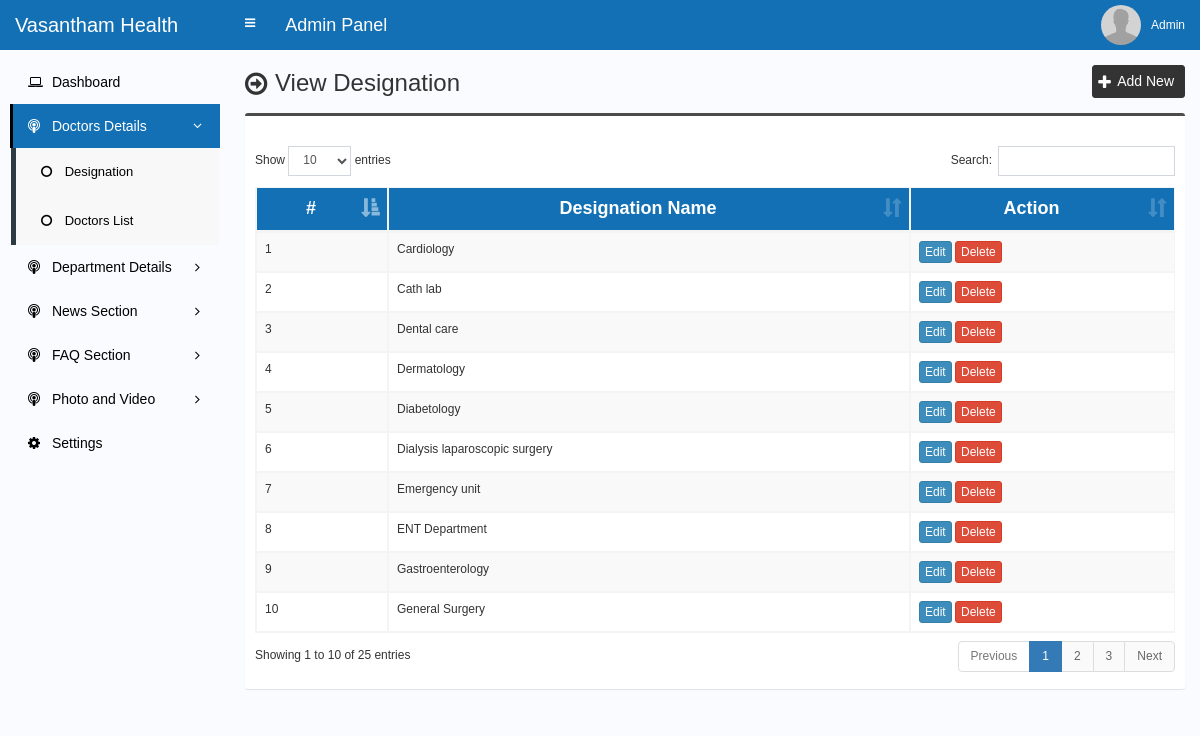
Page /admin/designation.php (signed in) on the committed database.
### tables this page shows
CREATE TABLE `designation` (
  `designation_id` int(11) NOT NULL,
  `designation_name` varchar(100) NOT NULL,
  `department_tamil` text DEFAULT NULL,
  `designation_detail` varchar(250) DEFAULT NULL
);

### admin/designation.php (the view, shortened to what this page needs)
<?php require_once('header.php'); ?>
<section class="content-header">
	<div class="content-header-left">
		<h1>View Designation</h1>
	</div>
	<div class="content-header-right">
		<a href="designation-add.php" class="btn btn-primary btn-sm">Add New</a>
	</div>
</section>
<section class="content">
  <div class="row">
    <div class="col-md-12">
      <div class="box box-info">
        <div class="box-body table-responsive">
          <table id="example1" class="table table-bordered table-striped">
			<thead class="thead-style">
			    <tr>
			        <th>#</th>
			        <th>Designation Name</th>
			        <th>Action</th>
			    </tr>
			</thead>
            <tbody>
            	<?php
            	$i=0;
            	$statement = $pdo->prepare("SELECT * FROM designation ORDER BY designation_name ASC");
            	$statement->execute();
            	$result = $statement->fetchAll(PDO::FETCH_ASSOC);
            	foreach ($result as $row) {
            		$i++;
            		?>
					<tr>
	                    <td><?php echo $i; ?></td>
	                    <td><?php echo $row['designation_name']; ?></td>
	                    <td>
	                        <a href="designation-edit.php?id=<?php echo $row['designation_id']; ?>" class="btn btn-primary btn-xs">Edit</a>
	                        <a href="#" class="btn btn-danger btn-xs" data-href="designation-delete.php?id=<?php echo $row['designation_id']; ?>" data-toggle="modal" data-target="#confirm-delete">Delete</a>
	                    </td>
	                </tr>
            		<?php
            	}
            	?>
            </tbody>
          </table>
        </div>
      </div>
</section>
<?php require_once('footer.php'); ?>

### admin/style.css (style rules this page uses)
body { font-size: 12px; font-family: 'verdana', sans-serif; }
.content-header>h1, .content-header .content-header-left h1 { font-family: 'verdana', sans-serif; }
.box-info { padding-top: 20px; }
.content-header { overflow: hidden; }
.content-header .content-header-left { float: left; padding-top: 5px; }
.content-header .content-header-right { float: right; }
.content-header .content-header-left h1 { margin-top: 0; margin-bottom: 0; padding-left: 30px; font-size: 24px; position: relative; }
.content-header .content-header-left h1:before { position: absolute; top: 0; left: 0; font-family: 'FontAwesome', sans-serif; font-size: 26px; content: '\f18e'; }
.content-header .content-header-right a { position: relative; padding-left: 24px; font-size: 14px; }
.content-header .content-header-right a:before { position: absolute; top: 4px; left: 5px; font-family: 'FontAwesome', sans-serif; font-size: 16px; content: '\f067'; }
.box.box-info { border-top-color: #4c4c4c; }
.content-header .content-header-right a { background-color: #333333; border-color: #333333; }
.thead-style { background-color: #1370b5; color: white; font-size: 1.8rem; padding: 1rem; text-align-last: center; text-transform: none; }

### rows in the picture
designation: designation_name "Cardiology"
designation: designation_name "Cath lab"
designation: designation_name "Dental care"
designation: designation_name "Dermatology"
designation: designation_name "Diabetology"
designation: designation_name "Dialysis laparoscopic surgery"
designation: designation_name "Emergency unit"
designation: designation_name "ENT Department"
designation: designation_name "Gastroenterology"
designation: designation_name "General Surgery"

### other values in the picture
$_SESSION['user']['full_name'] "Admin"
